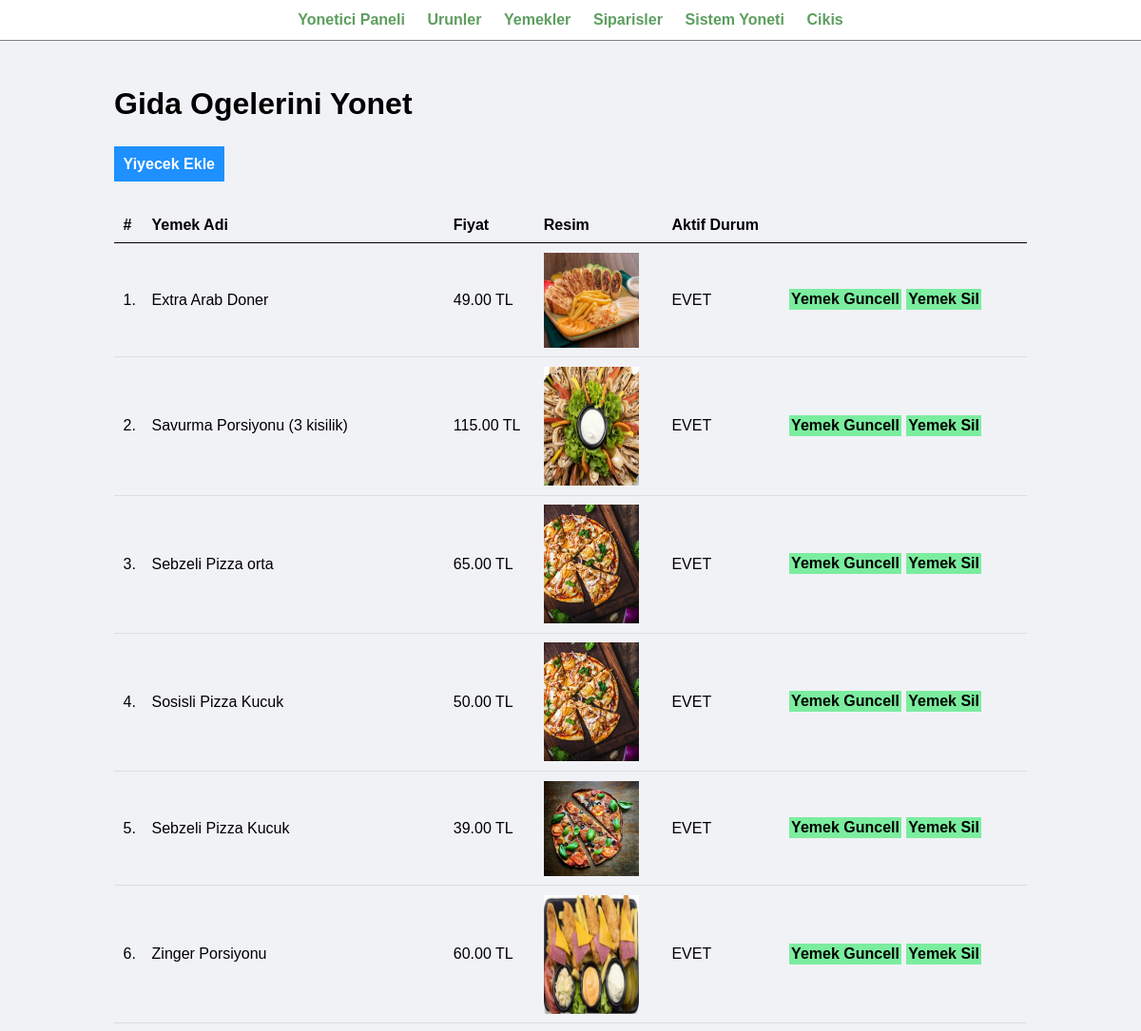
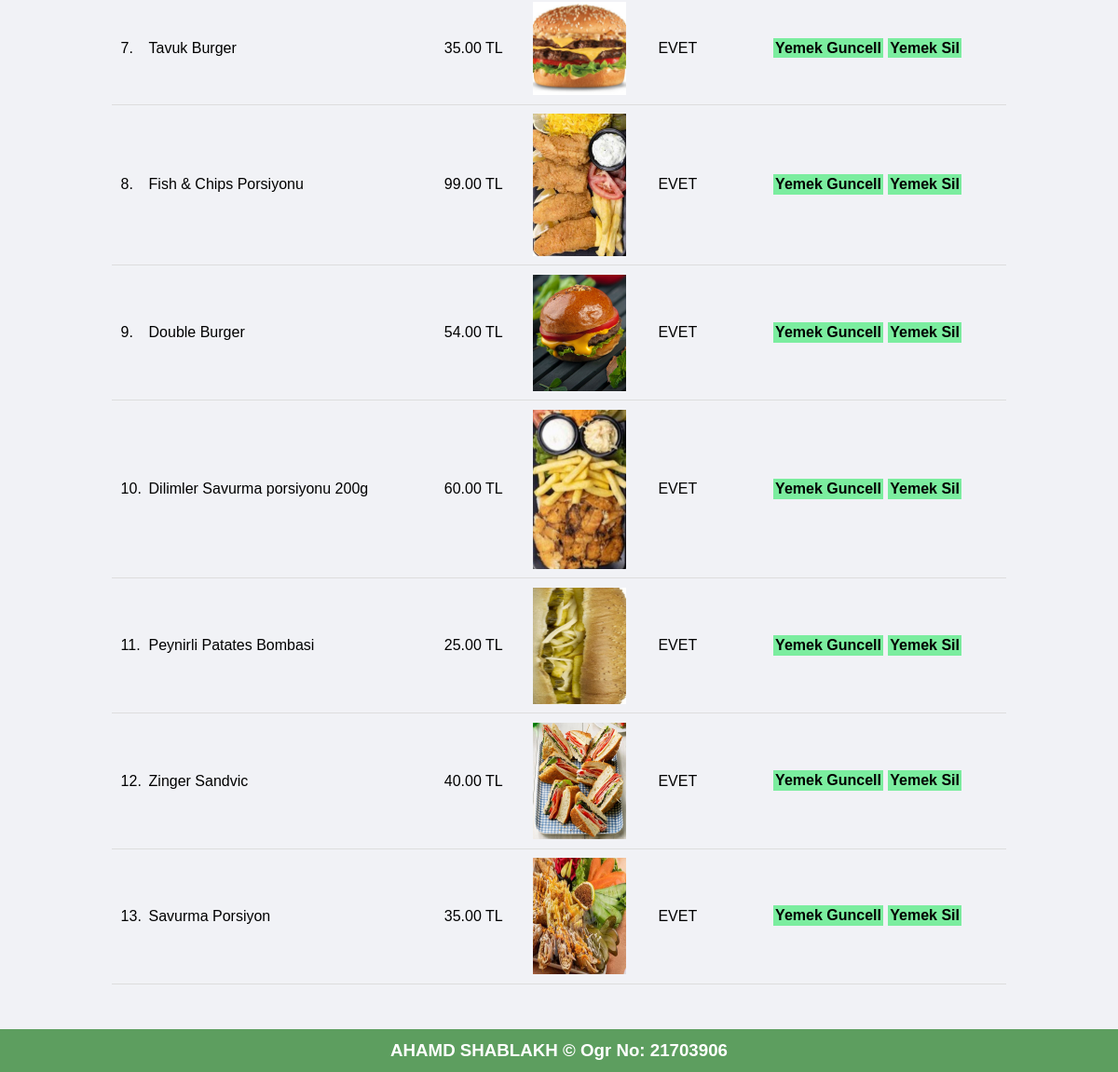
Page /Yonetici_islemleri/yonet_yemek.php (signed in) on the committed database (2 pictures, top to bottom).
### tables this page shows
CREATE TABLE `yemek_tbl` (
  `Id` int(11) NOT NULL AUTO_INCREMENT,
  `yemek_adi` varchar(100) NOT NULL DEFAULT '',
  `yemek_ozellekler` text DEFAULT NULL,
  `birim_fiyat` decimal(10,2) NOT NULL DEFAULT 0.00,
  `fot_adi` varchar(255) NOT NULL DEFAULT '',
  `urun_id` int(11) NOT NULL DEFAULT 0,
  `aktif` varchar(10) NOT NULL DEFAULT '',
  PRIMARY KEY (`Id`)
);

### Yonetici_islemleri/yonet_yemek.php (the view, shortened to what this page needs)
<?php include('menu.php'); ?>
<div class="main-content">
    <div class="wrapper">
        <h1>Gida Ogelerini Yonet</h1>
        <br /><br />
                <a href="<?php echo SITEURL; ?>Yonetici_islemleri/yemek_ekle.php" class="btn-primary">Yiyecek Ekle</a>
                <br /><br /><br />
                <table class="tbl-full">
                    <tr>
                        <th> # </th>
                        <th>Yemek Adi</th>
                        <th>Fiyat</th>
                        <th>Resim</th>
                        <th>Aktif Durum</th>
                        <th></th>
                    </tr>
                    <?php
                        $sql = "SELECT * FROM yemek_tbl";
                        $res = mysqli_query($conn, $sql);
                        $count = mysqli_num_rows($res);
                        $sira=1;
                        if($count>0)
                        {
                            while($row=mysqli_fetch_assoc($res))
                            {
                                $id = $row['Id'];
                                $yemek_adi = $row['yemek_adi'];
                                $fiyat = $row['birim_fiyat'];
                                $fot_adi = $row['fot_adi'];
                                $aktif = $row['aktif'];
                                ?>
                                <tr>
                                    <td><?php echo $sira++; ?>. </td>
                                    <td><?php echo $yemek_adi; ?></td>
                                    <td><?php echo $fiyat; ?> TL</td>
                                    <td>
                                        <?php
                                            if($fot_adi=="")
                                            {
                                                echo "<div class='error'>Resim Eklenmedi.</div>";
                                            }
                                            else
                                            {
                                                ?>
                                                <img src="<?php echo SITEURL; ?>images/food/<?php echo $fot_adi; ?>" width="100px">
                                                <?php
                                            }
                                        ?>
                                    </td>
                                    <td><?php echo $aktif; ?></td>
                                    <td>
                                        <a href="<?php echo SITEURL; ?>Yonetici_islemleri/yemek_guncell.php?id=<?php echo $id; ?>" class="btn-secondary">Yemek Guncell</a>
			 <a href="<?php echo SITEURL; ?>Yonetici_islemleri/yemek_sil.php?id=<?php echo $id; ?>" class="btn-secondary" onclick="return onay()">Yemek Sil</a>
                                    </td>
                                </tr>
                                <?php
                            }
                        }
                        else
                        {
                            echo "<tr> <td colspan='7' class='error'> Yiyecekler Henuz Eklenmedi.</td> </tr>";
                        }
                    ?>
                </table>
    </div>
</div>
<?php include('alt_bilgi.php'); ?>

### css/admin.css (style rules this page uses)
* { margin: 0; padding: 0; font-family: Arial, Helvetica, sans-serif; }
.wrapper { padding: 1%; width: 80%; margin: 0 auto; }
.tbl-full { width: 100%; }
table { border-collapse: collapse; width: 100%; }
th, td { padding: 8px; text-align: left; border-bottom: 1px solid #ddd; }
table tr th { border-bottom: 1px solid black; padding: 1%; text-align: left; }
table tr td { padding: 1%; }
.btn-primary { background-color: #1e90ff; padding: 1%; color: white; text-decoration: none; font-weight: bold; }
.btn-secondary { background-color: #7bed9f; padding: 1%; color: black; text-decoration: none; font-weight: bold; }
.main-content { background-color: #f1f2f6; padding: 3% 0; }

### rows in the picture
yemek_tbl: yemek_adi "Extra Arab Doner", birim_fiyat "49.00", fot_adi (picture), aktif "EVET"
yemek_tbl: yemek_adi "Savurma Porsiyonu (3 kisilik)", birim_fiyat "115.00", fot_adi (picture), aktif "EVET"
yemek_tbl: yemek_adi "Sebzeli Pizza orta", birim_fiyat "65.00", fot_adi (picture), aktif "EVET"
yemek_tbl: yemek_adi "Sosisli Pizza Kucuk", birim_fiyat "50.00", fot_adi (picture), aktif "EVET"
yemek_tbl: yemek_adi "Sebzeli Pizza Kucuk", birim_fiyat "39.00", fot_adi (picture), aktif "EVET"
yemek_tbl: yemek_adi "Zinger Porsiyonu", birim_fiyat "60.00", fot_adi (picture), aktif "EVET"
yemek_tbl: yemek_adi "Tavuk Burger", birim_fiyat "35.00", fot_adi (picture), aktif "EVET"
yemek_tbl: yemek_adi "Fish & Chips Porsiyonu", birim_fiyat "99.00", fot_adi (picture), aktif "EVET"
yemek_tbl: yemek_adi "Double Burger", birim_fiyat "54.00", fot_adi (picture), aktif "EVET"
yemek_tbl: yemek_adi "Dilimler Savurma porsiyonu 200g", birim_fiyat "60.00", fot_adi (picture), aktif "EVET"
yemek_tbl: yemek_adi "Peynirli Patates Bombasi", birim_fiyat "25.00", fot_adi (picture), aktif "EVET"
yemek_tbl: yemek_adi "Zinger Sandvic", birim_fiyat "40.00", fot_adi (picture), aktif "EVET"
yemek_tbl: yemek_adi "Savurma Porsiyon", birim_fiyat "35.00", fot_adi (picture), aktif "EVET"
